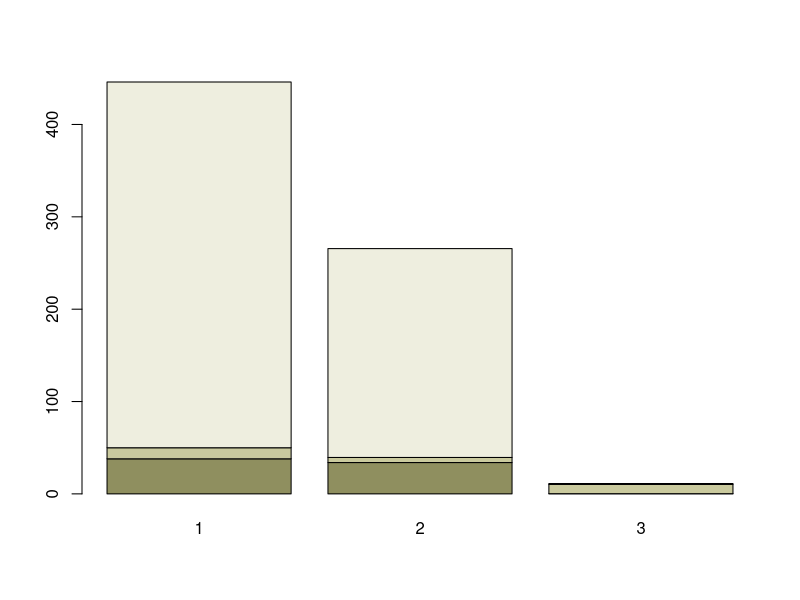
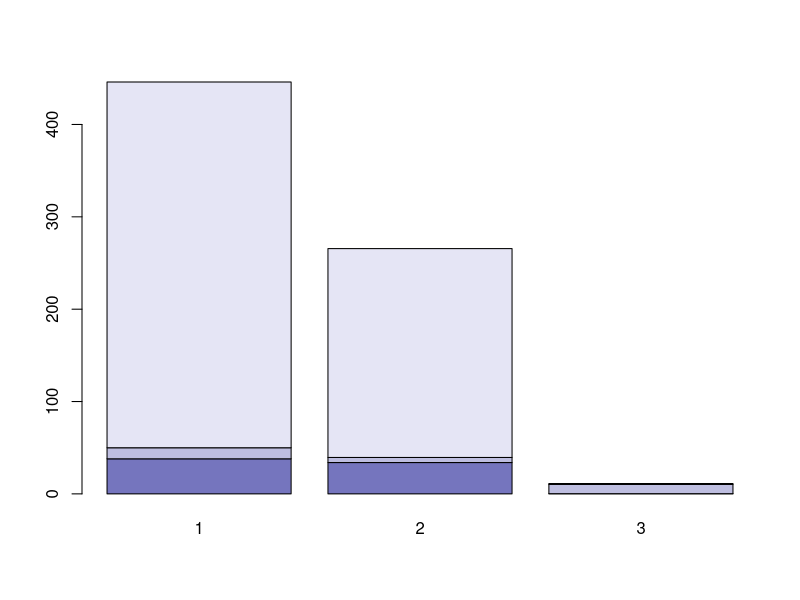
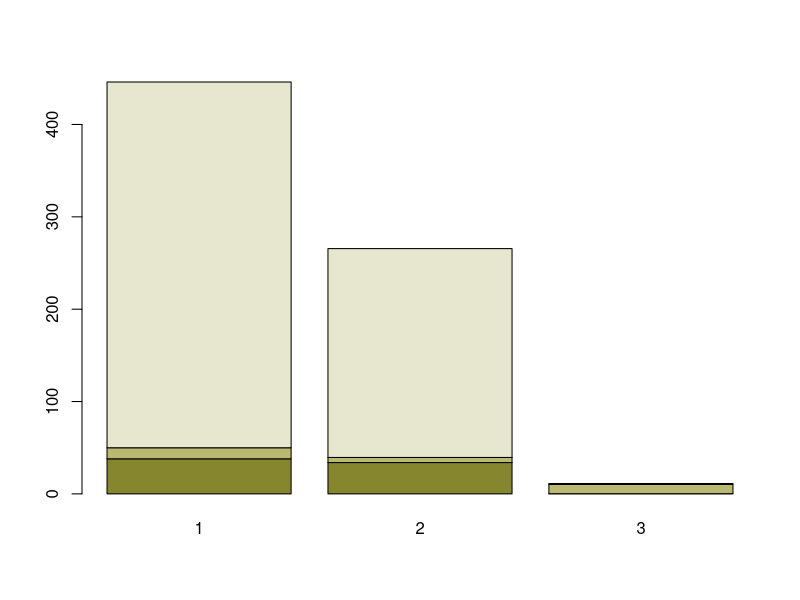
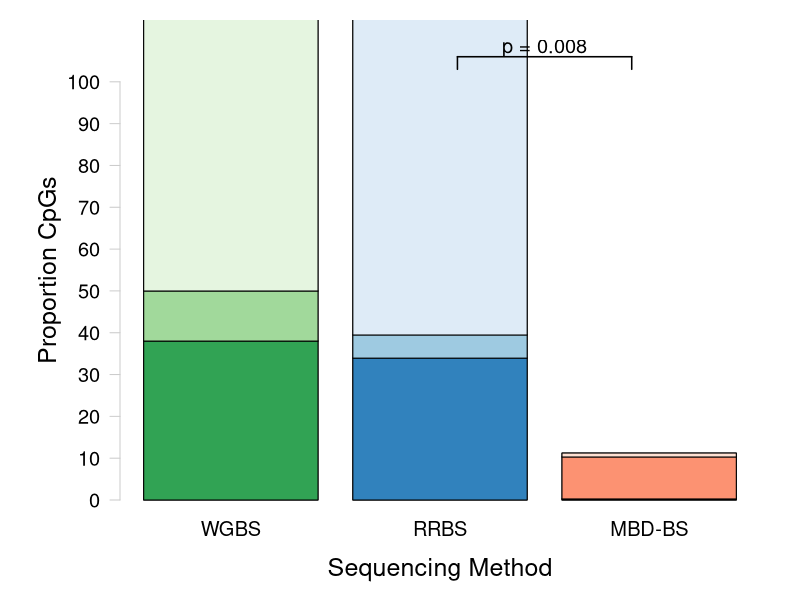

R code for these plots, in order: (Note: this script raises an error after producing the figures.)
## ---- chunk 1
knitr::opts_chunk$set(echo = TRUE)
## ---- chunk 2
#install.packages("RColorBrewer")
require(RColorBrewer) #Load RColorBrewer

#install.packages("dichromat")
require(dichromat)
## ---- chunk 3
sessionInfo()
## ---- chunk 4
McapAll <- read.table("../analyses/Characterizing-CpG-Methylation-5x-Union/Mcap/Mcap_union_5x-averages-counts.txt", header = FALSE, col.names = c("totalLines", "filename")) #Import file using space as a delimiter. Columns are the number of lines and the filename
McapAll <- McapAll[-4,] #Remove last row (total lines for all files)
tail(McapAll) #Confirm import
## ---- chunk 5
McapMeth <- read.table("../analyses/Characterizing-CpG-Methylation-5x-Union/Mcap/Mcap_union_5x-Meth-counts.txt", header = FALSE, col.names = c("Meth", "filename")) #Import file using space as a delimiter. Columns are the number of lines and the filename
McapMeth <- McapMeth[-4,] #Remove last row (total lines for all files)
tail(McapMeth) #Confirm import
## ---- chunk 6
McapSparseMeth <- read.table("../analyses/Characterizing-CpG-Methylation-5x-Union/Mcap/Mcap_union_5x-sparseMeth-counts.txt", header = FALSE, col.names = c("sparseMeth", "filename")) #Import file using space as a delimiter. Columns are the number of lines and the filename
McapSparseMeth <- McapSparseMeth[-4,] #Remove last row (total lines for all files)
tail(McapSparseMeth) #Confirm import
## ---- chunk 7
McapUnMeth <- read.table("../analyses/Characterizing-CpG-Methylation-5x-Union/Mcap/Mcap_union_5x-unMeth-counts.txt", header = FALSE, col.names = c("unMeth", "filename")) #Import file using space as a delimiter. Columns are the number of lines and the filename
McapUnMeth <- McapUnMeth[-4,] #Remove last row (total lines for all files)
tail(McapUnMeth) #Confirm import
## ---- chunk 8
McapCpGType <- cbind(McapAll, McapMeth, McapSparseMeth, McapUnMeth) #Mash tables together by column
McapCpGType <- McapCpGType[,-c(2,4,6,8)] #Remove filename columns
tail(McapCpGType) #Confirm table mashing
## ---- chunk 9
McapCpGType$percentMeth <- (McapCpGType$Meth / McapCpGType$totalLines) * 100 #Calculate percent methylated loci
McapCpGType$percentSparseMeth <- (McapCpGType$sparseMeth / McapCpGType$totalLines) * 100 #Calculate percent sparsely methylated loci
McapCpGType$percentUnMeth <- (McapCpGType$unMeth / McapCpGType$totalLines) * 100 #Calculate percent unmethylated loci
McapCpGType <- McapCpGType[,c(1, 2, 5, 3, 6, 4, 7)] #Reorganize columns
tail(McapCpGType) #Confirm calculations
## ---- chunk 10
write.table(McapCpGType, "../analyses/Characterizing-CpG-Methylation-5x-Union/Mcap/Mcap_union-CpG-Type.txt", sep = "\t", quote = FALSE, row.names = TRUE) #Save summary table
## ---- chunk 11
PactAll <- read.table("../analyses/Characterizing-CpG-Methylation-5x-Union/Pact/Pact_union_5x-averages-counts.txt", header = FALSE, col.names = c("totalLines", "filename")) #Import file using space as a delimiter. Columns are the number of lines and the filename
PactAll <- PactAll[-4,] #Remove last row (total lines for all files)
tail(PactAll) #Confirm import
## ---- chunk 12
PactMeth <- read.table("../analyses/Characterizing-CpG-Methylation-5x-Union/Pact/Pact_union_5x-Meth-counts.txt", header = FALSE, col.names = c("Meth", "filename")) #Import file using space as a delimiter. Columns are the number of lines and the filename
PactMeth <- PactMeth[-4,] #Remove last row (total lines for all files)
tail(PactMeth) #Confirm import
## ---- chunk 13
PactSparseMeth <- read.table("../analyses/Characterizing-CpG-Methylation-5x-Union/Pact/Pact_union_5x-sparseMeth-counts.txt", header = FALSE, col.names = c("sparseMeth", "filename")) #Import file using space as a delimiter. Columns are the number of lines and the filename
PactSparseMeth <- PactSparseMeth[-4,] #Remove last row (total lines for all files)
tail(PactSparseMeth) #Confirm import
## ---- chunk 14
PactUnMeth <- read.table("../analyses/Characterizing-CpG-Methylation-5x-Union/Pact/Pact_union_5x-unMeth-counts.txt", header = FALSE, col.names = c("unMeth", "filename")) #Import file using space as a delimiter. Columns are the number of lines and the filename
PactUnMeth <- PactUnMeth[-4,] #Remove last row (total lines for all files)
tail(PactUnMeth) #Confirm import
## ---- chunk 15
PactCpGType <- cbind(PactAll, PactMeth, PactSparseMeth, PactUnMeth) #Mash tables together by column
PactCpGType <- PactCpGType[,-c(2,4,6,8)] #Remove filename columns
tail(PactCpGType) #Confirm table mashing
## ---- chunk 16
PactCpGType$percentMeth <- (PactCpGType$Meth / PactCpGType$totalLines) * 100 #Calculate percent methylated loci
PactCpGType$percentSparseMeth <- (PactCpGType$sparseMeth / PactCpGType$totalLines) * 100 #Calculate percent sparsely methylated loci
PactCpGType$percentUnMeth <- (PactCpGType$unMeth / PactCpGType$totalLines) * 100 #Calculate percent unmethylated loci
PactCpGType <- PactCpGType[,c(1, 2, 5, 3, 6, 4, 7)] #Reorganize columns
tail(PactCpGType) #Confirm calculations
## ---- chunk 17
write.table(PactCpGType, "../analyses/Characterizing-CpG-Methylation-5x-Union/Pact/Pact_union_5x-CpG-Type.txt", sep = "\t", quote = FALSE, row.names = TRUE) #Save summary table
## ---- chunk 18
McapGeneOverlaps <- read.table("../analyses/Characterizing-CpG-Methylation-5x/Mcap/Mcap-5x-mcGenes-counts.txt", header = FALSE, col.names = c("counts", "filename")) #Import file with all file-gene overlaps
McapGeneOverlaps <- McapGeneOverlaps[-37,] #Remove final row
tail(McapGeneOverlaps) #Confirm import
## ---- chunk 19
McapGeneSummary <- data.frame("totalLines" = rep(0, times = 9),
                              "Meth" = rep(0, times = 9),
                              "sparseMeth" = rep(0, times = 9),
                              "unMeth" = rep(0, times = 9)) #Create empty dataframe for final summary table
head(McapGeneSummary) #Confirm dataframe creation
## ---- chunk 20
nLines <- length(McapGeneSummary$totalLines) #Count number of lines
for(i in 1:nLines) {
  McapGeneSummary[i,1] <- McapGeneOverlaps[i+(3*i),1]
} #For every file with the total number of CpG with data (i + (3*i)), take the value in the first column (total lines) and save it in the first column
head(McapGeneSummary) #Confirm values were added
## ---- chunk 21
for(i in 1:nLines) {
  McapGeneSummary[i,2] <- McapGeneOverlaps[(i+(3*i)-3),1]
} #For every file with the total number of CpG with data ((i + (3*i))-3), take the value in the first column (total lines) and save it in the second column
head(McapGeneSummary) #Confirm values were added
## ---- chunk 22
for(i in 1:nLines) {
  McapGeneSummary[i,3] <- McapGeneOverlaps[(i+(3*i)-2),1]
} #For every file with the total number of CpG with data ((i + (3*i))-2), take the value in the first column (total lines) and save it in the third column
head(McapGeneSummary) #Confirm values were added
## ---- chunk 23
for(i in 1:nLines) {
  McapGeneSummary[i,4] <- McapGeneOverlaps[(i+(3*i)-1),1]
} #For every file with the total number of CpG with data ((i + (3*i))-1), take the value in the first column (total lines) and save it in the fourth column
head(McapGeneSummary) #Confirm values were added
## ---- chunk 24
McapGeneSummary$percentMeth <- (McapGeneSummary$Meth / McapGeneSummary$totalLines) * 100 #Calculate percent methylated
McapGeneSummary$percentSparseMeth <- (McapGeneSummary$sparseMeth / McapGeneSummary$totalLines) * 100 #Calculate percent sparsely methylated
McapGeneSummary$percentUnMeth <- (McapGeneSummary$unMeth / McapGeneSummary$totalLines) * 100 #Calculate percent unmethylated
McapGeneSummary <- McapGeneSummary[,c(1,2,5,3,6,4,7)] #Rearrange columns
tail(McapGeneSummary) #Confirm calculations
## ---- chunk 25
write.table(McapGeneSummary, "../analyses/Characterizing-CpG-Methylation-5x/Mcap/Mcap-Gene-Overlaps.txt", sep = "\t", quote = FALSE, row.names = TRUE) #Save summary table
## ---- chunk 26
McapCDSOverlaps <- read.table("../analyses/Characterizing-CpG-Methylation-5x/Mcap/Mcap-5x-mcCDS-counts.txt", header = FALSE, col.names = c("counts", "filename")) #Import file with all file-CDS overlaps
McapCDSOverlaps <- McapCDSOverlaps[-37,] #Remove final row
tail(McapCDSOverlaps) #Confirm import
## ---- chunk 27
McapCDSSummary <- data.frame("totalLines" = rep(0, times = 9),
                              "Meth" = rep(0, times = 9),
                              "sparseMeth" = rep(0, times = 9),
                              "unMeth" = rep(0, times = 9)) #Create empty dataframe for final summary table
head(McapCDSSummary) #Confirm dataframe creation
## ---- chunk 28
nLines <- length(McapCDSSummary$totalLines) #Count number of lines
for(i in 1:nLines) {
  McapCDSSummary[i,1] <- McapCDSOverlaps[i+(3*i),1]
} #For every file with the total number of CpG with data (i + (3*i)), take the value in the first column (total lines) and save it in the first column
head(McapCDSSummary) #Confirm values were added
## ---- chunk 29
for(i in 1:nLines) {
  McapCDSSummary[i,2] <- McapCDSOverlaps[(i+(3*i)-3),1]
} #For every file with the total number of CpG with data ((i + (3*i))-3), take the value in the first column (total lines) and save it in the second column
head(McapCDSSummary) #Confirm values were added
## ---- chunk 30
for(i in 1:nLines) {
  McapCDSSummary[i,3] <- McapCDSOverlaps[(i+(3*i)-2),1]
} #For every file with the total number of CpG with data ((i + (3*i))-2), take the value in the first column (total lines) and save it in the third column
head(McapCDSSummary) #Confirm values were added
## ---- chunk 31
for(i in 1:nLines) {
  McapCDSSummary[i,4] <- McapCDSOverlaps[(i+(3*i)-1),1]
} #For every file with the total number of CpG with data ((i + (3*i))-1), take the value in the first column (total lines) and save it in the fourth column
head(McapCDSSummary) #Confirm values were added
## ---- chunk 32
McapCDSSummary$percentMeth <- (McapCDSSummary$Meth / McapCDSSummary$totalLines) * 100 #Calculate percent methylated
McapCDSSummary$percentSparseMeth <- (McapCDSSummary$sparseMeth / McapCDSSummary$totalLines) * 100 #Calculate percent sparsely methylated
McapCDSSummary$percentUnMeth <- (McapCDSSummary$unMeth / McapCDSSummary$totalLines) * 100 #Calculate percent unmethylated
McapCDSSummary <- McapCDSSummary[,c(1,2,5,3,6,4,7)] #Rearrange columns
tail(McapCDSSummary) #Confirm calculations
## ---- chunk 33
write.table(McapCDSSummary, "../analyses/Characterizing-CpG-Methylation-5x/Mcap/Mcap-CDS-Overlaps.txt", sep = "\t", quote = FALSE, row.names = TRUE) #Save summary table
## ---- chunk 34
McapIntronsOverlaps <- read.table("../analyses/Characterizing-CpG-Methylation-5x/Mcap/Mcap-5x-mcIntrons-counts.txt", header = FALSE, col.names = c("counts", "filename")) #Import file with all file-Introns overlaps
McapIntronsOverlaps <- McapIntronsOverlaps[-37,] #Remove final row
tail(McapIntronsOverlaps) #Confirm import
## ---- chunk 35
McapIntronsSummary <- data.frame("totalLines" = rep(0, times = 9),
                              "Meth" = rep(0, times = 9),
                              "sparseMeth" = rep(0, times = 9),
                              "unMeth" = rep(0, times = 9)) #Create empty dataframe for final summary table
head(McapIntronsSummary) #Confirm dataframe creation
## ---- chunk 36
nLines <- length(McapIntronsSummary$totalLines) #Count number of lines
for(i in 1:nLines) {
  McapIntronsSummary[i,1] <- McapIntronsOverlaps[i+(3*i),1]
} #For every file with the total number of CpG with data (i + (3*i)), take the value in the first column (total lines) and save it in the first column
head(McapIntronsSummary) #Confirm values were added
## ---- chunk 37
for(i in 1:nLines) {
  McapIntronsSummary[i,2] <- McapIntronsOverlaps[(i+(3*i)-3),1]
} #For every file with the total number of CpG with data ((i + (3*i))-3), take the value in the first column (total lines) and save it in the second column
head(McapIntronsSummary) #Confirm values were added
## ---- chunk 38
for(i in 1:nLines) {
  McapIntronsSummary[i,3] <- McapIntronsOverlaps[(i+(3*i)-2),1]
} #For every file with the total number of CpG with data ((i + (3*i))-2), take the value in the first column (total lines) and save it in the third column
head(McapIntronsSummary) #Confirm values were added
## ---- chunk 39
for(i in 1:nLines) {
  McapIntronsSummary[i,4] <- McapIntronsOverlaps[(i+(3*i)-1),1]
} #For every file with the total number of CpG with data ((i + (3*i))-1), take the value in the first column (total lines) and save it in the fourth column
head(McapIntronsSummary) #Confirm values were added
## ---- chunk 40
McapIntronsSummary$percentMeth <- (McapIntronsSummary$Meth / McapIntronsSummary$totalLines) * 100 #Calculate percent methylated
McapIntronsSummary$percentSparseMeth <- (McapIntronsSummary$sparseMeth / McapIntronsSummary$totalLines) * 100 #Calculate percent sparsely methylated
McapIntronsSummary$percentUnMeth <- (McapIntronsSummary$unMeth / McapIntronsSummary$totalLines) * 100 #Calculate percent unmethylated
McapIntronsSummary <- McapIntronsSummary[,c(1,2,5,3,6,4,7)] #Rearrange columns
tail(McapIntronsSummary) #Confirm calculations
## ---- chunk 41
write.table(McapIntronsSummary, "../analyses/Characterizing-CpG-Methylation-5x/Mcap/Mcap-Introns-Overlaps.txt", sep = "\t", quote = FALSE, row.names = TRUE) #Save summary table
## ---- chunk 42
McapIntergenicOverlaps <- read.table("../analyses/Characterizing-CpG-Methylation-5x/Mcap/Mcap-5x-mcIntergenic-counts.txt", header = FALSE, col.names = c("counts", "filename")) #Import file with all file-Intergenic overlaps
McapIntergenicOverlaps <- McapIntergenicOverlaps[-37,] #Remove final row
tail(McapIntergenicOverlaps) #Confirm import
## ---- chunk 43
McapIntergenicSummary <- data.frame("totalLines" = rep(0, times = 9),
                              "Meth" = rep(0, times = 9),
                              "sparseMeth" = rep(0, times = 9),
                              "unMeth" = rep(0, times = 9)) #Create empty dataframe for final summary table
head(McapIntergenicSummary) #Confirm dataframe creation
## ---- chunk 44
nLines <- length(McapIntergenicSummary$totalLines) #Count number of lines
for(i in 1:nLines) {
  McapIntergenicSummary[i,1] <- McapIntergenicOverlaps[i+(3*i),1]
} #For every file with the total number of CpG with data (i + (3*i)), take the value in the first column (total lines) and save it in the first column
head(McapIntergenicSummary) #Confirm values were added
## ---- chunk 45
for(i in 1:nLines) {
  McapIntergenicSummary[i,2] <- McapIntergenicOverlaps[(i+(3*i)-3),1]
} #For every file with the total number of CpG with data ((i + (3*i))-3), take the value in the first column (total lines) and save it in the second column
head(McapIntergenicSummary) #Confirm values were added
## ---- chunk 46
for(i in 1:nLines) {
  McapIntergenicSummary[i,3] <- McapIntergenicOverlaps[(i+(3*i)-2),1]
} #For every file with the total number of CpG with data ((i + (3*i))-2), take the value in the first column (total lines) and save it in the third column
head(McapIntergenicSummary) #Confirm values were added
## ---- chunk 47
for(i in 1:nLines) {
  McapIntergenicSummary[i,4] <- McapIntergenicOverlaps[(i+(3*i)-1),1]
} #For every file with the total number of CpG with data ((i + (3*i))-1), take the value in the first column (total lines) and save it in the fourth column
head(McapIntergenicSummary) #Confirm values were added
## ---- chunk 48
McapIntergenicSummary$percentMeth <- (McapIntergenicSummary$Meth / McapIntergenicSummary$totalLines) * 100 #Calculate percent methylated
McapIntergenicSummary$percentSparseMeth <- (McapIntergenicSummary$sparseMeth / McapIntergenicSummary$totalLines) * 100 #Calculate percent sparsely methylated
McapIntergenicSummary$percentUnMeth <- (McapIntergenicSummary$unMeth / McapIntergenicSummary$totalLines) * 100 #Calculate percent unmethylated
McapIntergenicSummary <- McapIntergenicSummary[,c(1,2,5,3,6,4,7)] #Rearrange columns
tail(McapIntergenicSummary) #Confirm calculations
## ---- chunk 49
write.table(McapIntergenicSummary, "../analyses/Characterizing-CpG-Methylation-5x/Mcap/Mcap-Intergenic-Overlaps.txt", sep = "\t", quote = FALSE, row.names = TRUE) #Save summary table
## ---- chunk 50
PactGeneOverlaps <- read.table("../analyses/Characterizing-CpG-Methylation-5x/Pact/Pact-5x-paGenes-counts.txt", header = FALSE, col.names = c("counts", "filename")) #Import file with all file-gene overlaps
PactGeneOverlaps <- PactGeneOverlaps[-37,] #Remove final row
tail(PactGeneOverlaps) #Confirm import
## ---- chunk 51
PactGeneSummary <- data.frame("totalLines" = rep(0, times = 9),
                              "Meth" = rep(0, times = 9),
                              "sparseMeth" = rep(0, times = 9),
                              "unMeth" = rep(0, times = 9)) #Create empty dataframe for final summary table
head(PactGeneSummary) #Confirm dataframe creation
## ---- chunk 52
nLines <- length(PactGeneSummary$totalLines) #Count number of lines
for(i in 1:nLines) {
  PactGeneSummary[i,1] <- PactGeneOverlaps[i+(3*i),1]
} #For every file with the total number of CpG with data (i + (3*i)), take the value in the first column (total lines) and save it in the first column
head(PactGeneSummary) #Confirm values were added
## ---- chunk 53
for(i in 1:nLines) {
  PactGeneSummary[i,2] <- PactGeneOverlaps[(i+(3*i)-3),1]
} #For every file with the total number of CpG with data ((i + (3*i))-3), take the value in the first column (total lines) and save it in the second column
head(PactGeneSummary) #Confirm values were added
## ---- chunk 54
for(i in 1:nLines) {
  PactGeneSummary[i,3] <- PactGeneOverlaps[(i+(3*i)-2),1]
} #For every file with the total number of CpG with data ((i + (3*i))-2), take the value in the first column (total lines) and save it in the third column
head(PactGeneSummary) #Confirm values were added
## ---- chunk 55
for(i in 1:nLines) {
  PactGeneSummary[i,4] <- PactGeneOverlaps[(i+(3*i)-1),1]
} #For every file with the total number of CpG with data ((i + (3*i))-1), take the value in the first column (total lines) and save it in the fourth column
head(PactGeneSummary) #Confirm values were added
## ---- chunk 56
PactGeneSummary$percentMeth <- (PactGeneSummary$Meth / PactGeneSummary$totalLines) * 100 #Calculate percent methylated
PactGeneSummary$percentSparseMeth <- (PactGeneSummary$sparseMeth / PactGeneSummary$totalLines) * 100 #Calculate percent sparsely methylated
PactGeneSummary$percentUnMeth <- (PactGeneSummary$unMeth / PactGeneSummary$totalLines) * 100 #Calculate percent unmethylated
PactGeneSummary <- PactGeneSummary[,c(1,2,5,3,6,4,7)] #Rearrange columns
tail(PactGeneSummary) #Confirm calculations
## ---- chunk 57
write.table(PactGeneSummary, "../analyses/Characterizing-CpG-Methylation-5x/Pact/Pact-Gene-Overlaps.txt", sep = "\t", quote = FALSE, row.names = TRUE) #Save summary table
## ---- chunk 58
PactCDSOverlaps <- read.table("../analyses/Characterizing-CpG-Methylation-5x/Pact/Pact-5x-paCDS-counts.txt", header = FALSE, col.names = c("counts", "filename")) #Import file with all file-CDS overlaps
PactCDSOverlaps <- PactCDSOverlaps[-37,] #Remove final row
tail(PactCDSOverlaps) #Confirm import
## ---- chunk 59
PactCDSSummary <- data.frame("totalLines" = rep(0, times = 9),
                              "Meth" = rep(0, times = 9),
                              "sparseMeth" = rep(0, times = 9),
                              "unMeth" = rep(0, times = 9)) #Create empty dataframe for final summary table
head(PactCDSSummary) #Confirm dataframe creation
## ---- chunk 60
nLines <- length(PactCDSSummary$totalLines) #Count number of lines
for(i in 1:nLines) {
  PactCDSSummary[i,1] <- PactCDSOverlaps[i+(3*i),1]
} #For every file with the total number of CpG with data (i + (3*i)), take the value in the first column (total lines) and save it in the first column
head(PactCDSSummary) #Confirm values were added
## ---- chunk 61
for(i in 1:nLines) {
  PactCDSSummary[i,2] <- PactCDSOverlaps[(i+(3*i)-3),1]
} #For every file with the total number of CpG with data ((i + (3*i))-3), take the value in the first column (total lines) and save it in the second column
head(PactCDSSummary) #Confirm values were added
## ---- chunk 62
for(i in 1:nLines) {
  PactCDSSummary[i,3] <- PactCDSOverlaps[(i+(3*i)-2),1]
} #For every file with the total number of CpG with data ((i + (3*i))-2), take the value in the first column (total lines) and save it in the third column
head(PactCDSSummary) #Confirm values were added
## ---- chunk 63
for(i in 1:nLines) {
  PactCDSSummary[i,4] <- PactCDSOverlaps[(i+(3*i)-1),1]
} #For every file with the total number of CpG with data ((i + (3*i))-1), take the value in the first column (total lines) and save it in the fourth column
head(PactCDSSummary) #Confirm values were added
## ---- chunk 64
PactCDSSummary$percentMeth <- (PactCDSSummary$Meth / PactCDSSummary$totalLines) * 100 #Calculate percent methylated
PactCDSSummary$percentSparseMeth <- (PactCDSSummary$sparseMeth / PactCDSSummary$totalLines) * 100 #Calculate percent sparsely methylated
PactCDSSummary$percentUnMeth <- (PactCDSSummary$unMeth / PactCDSSummary$totalLines) * 100 #Calculate percent unmethylated
PactCDSSummary <- PactCDSSummary[,c(1,2,5,3,6,4,7)] #Rearrange columns
tail(PactCDSSummary) #Confirm calculations
## ---- chunk 65
write.table(PactCDSSummary, "../analyses/Characterizing-CpG-Methylation-5x/Pact/Pact-CDS-Overlaps.txt", sep = "\t", quote = FALSE, row.names = TRUE) #Save summary table
## ---- chunk 66
PactIntronsOverlaps <- read.table("../analyses/Characterizing-CpG-Methylation-5x/Pact/Pact-5x-paIntron-counts.txt", header = FALSE, col.names = c("counts", "filename")) #Import file with all file-Introns overlaps
PactIntronsOverlaps <- PactIntronsOverlaps[-37,] #Remove final row
tail(PactIntronsOverlaps) #Confirm import
## ---- chunk 67
PactIntronsSummary <- data.frame("totalLines" = rep(0, times = 9),
                              "Meth" = rep(0, times = 9),
                              "sparseMeth" = rep(0, times = 9),
                              "unMeth" = rep(0, times = 9)) #Create empty dataframe for final summary table
head(PactIntronsSummary) #Confirm dataframe creation
## ---- chunk 68
nLines <- length(PactIntronsSummary$totalLines) #Count number of lines
for(i in 1:nLines) {
  PactIntronsSummary[i,1] <- PactIntronsOverlaps[i+(3*i),1]
} #For every file with the total number of CpG with data (i + (3*i)), take the value in the first column (total lines) and save it in the first column
head(PactIntronsSummary) #Confirm values were added
## ---- chunk 69
for(i in 1:nLines) {
  PactIntronsSummary[i,2] <- PactIntronsOverlaps[(i+(3*i)-3),1]
} #For every file with the total number of CpG with data ((i + (3*i))-3), take the value in the first column (total lines) and save it in the second column
head(PactIntronsSummary) #Confirm values were added
## ---- chunk 70
for(i in 1:nLines) {
  PactIntronsSummary[i,3] <- PactIntronsOverlaps[(i+(3*i)-2),1]
} #For every file with the total number of CpG with data ((i + (3*i))-2), take the value in the first column (total lines) and save it in the third column
head(PactIntronsSummary) #Confirm values were added
## ---- chunk 71
for(i in 1:nLines) {
  PactIntronsSummary[i,4] <- PactIntronsOverlaps[(i+(3*i)-1),1]
} #For every file with the total number of CpG with data ((i + (3*i))-1), take the value in the first column (total lines) and save it in the fourth column
head(PactIntronsSummary) #Confirm values were added
## ---- chunk 72
PactIntronsSummary$percentMeth <- (PactIntronsSummary$Meth / PactIntronsSummary$totalLines) * 100 #Calculate percent methylated
PactIntronsSummary$percentSparseMeth <- (PactIntronsSummary$sparseMeth / PactIntronsSummary$totalLines) * 100 #Calculate percent sparsely methylated
PactIntronsSummary$percentUnMeth <- (PactIntronsSummary$unMeth / PactIntronsSummary$totalLines) * 100 #Calculate percent unmethylated
PactIntronsSummary <- PactIntronsSummary[,c(1,2,5,3,6,4,7)] #Rearrange columns
tail(PactIntronsSummary) #Confirm calculations
## ---- chunk 73
write.table(PactIntronsSummary, "../analyses/Characterizing-CpG-Methylation-5x/Pact/Pact-Introns-Overlaps.txt", sep = "\t", quote = FALSE, row.names = TRUE) #Save summary table
## ---- chunk 74
PactIntergenicOverlaps <- read.table("../analyses/Characterizing-CpG-Methylation-5x/Pact/Pact-5x-paIntergenic-counts.txt", header = FALSE, col.names = c("counts", "filename")) #Import file with all file-Intergenic overlaps
PactIntergenicOverlaps <- PactIntergenicOverlaps[-37,] #Remove final row
tail(PactIntergenicOverlaps) #Confirm import
## ---- chunk 75
PactIntergenicSummary <- data.frame("totalLines" = rep(0, times = 9),
                              "Meth" = rep(0, times = 9),
                              "sparseMeth" = rep(0, times = 9),
                              "unMeth" = rep(0, times = 9)) #Create empty dataframe for final summary table
head(PactIntergenicSummary) #Confirm dataframe creation
## ---- chunk 76
nLines <- length(PactIntergenicSummary$totalLines) #Count number of lines
for(i in 1:nLines) {
  PactIntergenicSummary[i,1] <- PactIntergenicOverlaps[i+(3*i),1]
} #For every file with the total number of CpG with data (i + (3*i)), take the value in the first column (total lines) and save it in the first column
head(PactIntergenicSummary) #Confirm values were added
## ---- chunk 77
for(i in 1:nLines) {
  PactIntergenicSummary[i,2] <- PactIntergenicOverlaps[(i+(3*i)-3),1]
} #For every file with the total number of CpG with data ((i + (3*i))-3), take the value in the first column (total lines) and save it in the second column
head(PactIntergenicSummary) #Confirm values were added
## ---- chunk 78
for(i in 1:nLines) {
  PactIntergenicSummary[i,3] <- PactIntergenicOverlaps[(i+(3*i)-2),1]
} #For every file with the total number of CpG with data ((i + (3*i))-2), take the value in the first column (total lines) and save it in the third column
head(PactIntergenicSummary) #Confirm values were added
## ---- chunk 79
for(i in 1:nLines) {
  PactIntergenicSummary[i,4] <- PactIntergenicOverlaps[(i+(3*i)-1),1]
} #For every file with the total number of CpG with data ((i + (3*i))-1), take the value in the first column (total lines) and save it in the fourth column
head(PactIntergenicSummary) #Confirm values were added
## ---- chunk 80
PactIntergenicSummary$percentMeth <- (PactIntergenicSummary$Meth / PactIntergenicSummary$totalLines) * 100 #Calculate percent methylated
PactIntergenicSummary$percentSparseMeth <- (PactIntergenicSummary$sparseMeth / PactIntergenicSummary$totalLines) * 100 #Calculate percent sparsely methylated
PactIntergenicSummary$percentUnMeth <- (PactIntergenicSummary$unMeth / PactIntergenicSummary$totalLines) * 100 #Calculate percent unmethylated
PactIntergenicSummary <- PactIntergenicSummary[,c(1,2,5,3,6,4,7)] #Rearrange columns
tail(PactIntergenicSummary) #Confirm calculations
## ---- chunk 81
write.table(PactIntergenicSummary, "../analyses/Characterizing-CpG-Methylation-5x/Pact/Pact-Intergenic-Overlaps.txt", sep = "\t", quote = FALSE, row.names = TRUE) #Save summary table
## ---- chunk 82
McapCpGTypePercents <- McapCpGType[,c(3,5,7)] #Keep only percent information
head(McapCpGTypePercents) #Confirm changes
## ---- chunk 83
McapCpGTypeWGRR <- chisq.test(data.frame(t(McapCpGTypePercents[c(1, 2),]))) #WGBS vs. RRBS
McapCpGTypeWGRR #The distribution of CpGs is not sginificantly different between WGBS and RRBS
## ---- chunk 84
McapCpGTypeWGMB <- chisq.test(data.frame(t(McapCpGTypePercents[c(1, 3),]))) #WGBS vs. MBD-BSSeq
McapCpGTypeWGMB #The distribution of CpGs is sginificantly different between WGBS and MBD-BSSeq
## ---- chunk 85
McapCpGTypeRRMB <- chisq.test(data.frame(t(McapCpGTypePercents[c(2, 3),]))) #RRBS vs. MBD-BSSeq
McapCpGTypeRRMB #The distribution of CpGs is not significantly different between RRBS vs. MBD-BSSeq
## ---- chunk 86
plotColors <- c(rev(RColorBrewer::brewer.pal(3, "Greens")), 
                rev(RColorBrewer::brewer.pal(3, "Blues")), 
                rev(RColorBrewer::brewer.pal(3, "Reds"))) #Create vector of WGBS, RRBS, and MBD colors
barplot(t(McapCpGTypePercents), col = dichromat(c(rev(RColorBrewer::brewer.pal(3, "Greens"))))) #Check greens
barplot(t(McapCpGTypePercents), col = dichromat(c(rev(RColorBrewer::brewer.pal(3, "Blues"))))) #Check blues
barplot(t(McapCpGTypePercents), col = dichromat(c(rev(RColorBrewer::brewer.pal(3, "Reds"))))) #Check reds
## ---- chunk 87
#pdf("../Output/Mcap_union-CpG-Type.pdf", height = 8.5, width = 11)
par(mar = c(3,5,1,1), oma = c(2, 1, 1, 1)) #Change figure boundaries

barplot(t(McapCpGTypePercents), 
        col= "white", 
        axes = FALSE, 
        names.arg = c("WGBS", "RRBS", "MBD-BS"), cex.names = 1.2,
        ylim = c(0, 110)) #Create base plot. Everything should be white. Do not plot axes. Include sequencing type as labels and set size. Set y-axis specs. 

for (i in 1:ncol(t(McapCpGTypePercents))){
    xx <- t(McapCpGTypePercents)
    xx[,-i] <- NA
    colnames(xx)[-i] <- NA
    barplot(xx, col = c(plotColors[(3*i)-2], plotColors[(3*i)-1], plotColors[(3*i)]), add = TRUE, axes = FALSE, names.arg = c("", "", "")) 
} #Make each bar in the stacked barplot a different color gradient. Create a new dataframe with data for the plot and ignore all additional columns and column names. Plot the single bar with the correct color from plotColors. Do not add axes and add blank names for each column.

axis(side = 2, at = seq(0, 100, by = 10), las = 2, col = "grey80", cex.axis = 1.2) #Add y-axis
mtext(side = 2, "Proportion CpGs", line = 3, cex = 1.5) #Add y-axis label
mtext(side = 1, "Sequencing Method", line = 3, cex = 1.5) #Add x-axis label

segments(x0 = 2, y0 = 106, x1 = 3, y1 = 106, lwd = 1.5) #Add line connecting RRBS and MBD-BSSeq
segments(x0 = 2, y0 = 106, x1 = 2, y1 = 103, lwd = 1.5) #Add left segment from connecting line to RRBS
segments(x0 = 3, y0 = 106, x1 = 3, y1 = 103, lwd = 1.5) #Add right segment from connecting line to MBD
text("p = 0.008", x = 2.5, y = 108, cex = 1.2) #Add p-value

#dev.off() #Turn off plotting device
## ---- chunk 88
PactCpGTypeCounts <- data.frame("totalLines" = rep(0, times = 3),
                                "Meth" = rep(0, times = 3),
                                "sparseMeth" = rep(0, times = 3),
                                "unMeth" = rep(0, times = 3)) #Create an empty dataframe for summed counts
head(PactCpGTypeCounts) #Check dataframe format
## ---- chunk 89
#Total lines concatenation
PactCpGTypeCounts$totalLines[1] <- sum(PactCpGType$totalLines[1], PactCpGType$totalLines[2],  PactCpGType$totalLines[3]) #WGBS
PactCpGTypeCounts$totalLines[2] <- sum(PactCpGType$totalLines[4], PactCpGType$totalLines[5],  PactCpGType$totalLines[6]) #RRBS
PactCpGTypeCounts$totalLines[3] <- sum(PactCpGType$totalLines[7], PactCpGType$totalLines[8],  PactCpGType$totalLines[9]) #MBD-BSSeq
head(PactCpGTypeCounts) #Check output
## ---- chunk 90
#Meth concatenation
PactCpGTypeCounts$Meth[1] <- sum(PactCpGType$Meth[1], PactCpGType$Meth[2],  PactCpGType$Meth[3]) #WGBS
PactCpGTypeCounts$Meth[2] <- sum(PactCpGType$Meth[4], PactCpGType$Meth[5],  PactCpGType$Meth[6]) #RRBS
PactCpGTypeCounts$Meth[3] <- sum(PactCpGType$Meth[7], PactCpGType$Meth[8],  PactCpGType$Meth[9]) #MBD-BSSeq
head(PactCpGTypeCounts) #Check output
## ---- chunk 91
#sparseMeth concatenation
PactCpGTypeCounts$sparseMeth[1] <- sum(PactCpGType$sparseMeth[1], PactCpGType$sparseMeth[2],  PactCpGType$sparseMeth[3]) #WGBS
PactCpGTypeCounts$sparseMeth[2] <- sum(PactCpGType$sparseMeth[4], PactCpGType$sparseMeth[5],  PactCpGType$sparseMeth[6]) #RRBS
PactCpGTypeCounts$sparseMeth[3] <- sum(PactCpGType$sparseMeth[7], PactCpGType$sparseMeth[8],  PactCpGType$sparseMeth[9]) #MBD-BSSeq
head(PactCpGTypeCounts) #Check output
## ---- chunk 92
#unMeth concatenation
PactCpGTypeCounts$unMeth[1] <- sum(PactCpGType$unMeth[1], PactCpGType$unMeth[2],  PactCpGType$unMeth[3]) #WGBS
PactCpGTypeCounts$unMeth[2] <- sum(PactCpGType$unMeth[4], PactCpGType$unMeth[5],  PactCpGType$unMeth[6]) #RRBS
PactCpGTypeCounts$unMeth[3] <- sum(PactCpGType$unMeth[7], PactCpGType$unMeth[8],  PactCpGType$unMeth[9]) #MBD-BSSeq
head(PactCpGTypeCounts) #Check output
## ---- chunk 93
PactCpGTypeTotalPercents <- data.frame("Meth" = rep(0, times = 3),
                                       "sparseMeth" = rep(0, times = 3),
                                       "unMeth" = rep(0, times = 3)) #Create an empty dataframe for total percents
head(PactCpGTypeTotalPercents) #Check dataframe
## ---- chunk 94
for (i in 1:3) {
  PactCpGTypeTotalPercents[,i] <- (PactCpGTypeCounts[,i+1] / PactCpGTypeCounts[,1])  *100
} #Divide CpG type by total lines and multiply by 100 to get percents
head(PactCpGTypeTotalPercents) #Check output
## ---- chunk 95
PactCpGTypeWGRR <- chisq.test(data.frame(t(PactCpGTypeTotalPercents[c(1, 2),]))) #WGBS vs. RRBS
PactCpGTypeWGRR #The distribution of CpGs is not sginificantly different between WGBS and RRBS
## ---- chunk 96
PactCpGTypeWGMB <- chisq.test(data.frame(t(PactCpGTypeTotalPercents[c(1, 3),]))) #WGBS vs. MBD-BSSeq
PactCpGTypeWGMB #The distribution of CpGs is sginificantly different between WGBS and MBD-BSSeq
## ---- chunk 97
PactCpGTypeRRMB <- chisq.test(data.frame(t(PactCpGTypeTotalPercents[c(2, 3),]))) #RRBS vs. MBD-BSSeq
PactCpGTypeRRMB #The distribution of CpGs is sginificantly different between RRBS vs. MBD-BSSeq
## ---- chunk 98
#pdf("../analyses/Characterizing-CpG-Methylation-5x/Pact/Pact-CpG-Type-Combined.pdf", height = 8.5, width = 11)
par(mar = c(3,5,0,1), oma = c(2, 1, 1, 1)) #Change figure boundaries

barplot(t(PactCpGTypeTotalPercents), 
        col= "white", 
        axes = F, 
        names.arg = c("WGBS", "RRBS", "MBD-BSSeq"), cex.names = 1.2,
        ylim = c(0, 115)) #Create base plot. Everything should be white. Do not plot axes. Include sequencing type as labels and set size. Set y-axis specs. 

xx <- t(PactCpGTypeTotalPercents) #New matrix for piecewise color addtions
xx[,-1] <- NA #Ignore all other columns
colnames(xx)[-1] <- NA #Ignore all other column names
barplot(xx, col = c(plotColors[1], plotColors[2], plotColors[3]), add=T, axes=F) #Add WGBS greens

xx <- t(PactCpGTypeTotalPercents) #New matrix for piecewise color addtions
xx[,-2] <- NA #Ignore all other columns
colnames(xx)[-2] <- NA #Ignore all other column names
barplot(xx, col = c(plotColors[4], plotColors[5], plotColors[6]), add=T, axes=F) #Add RRBS blues

xx <- t(PactCpGTypeTotalPercents) #New matrix for piecewise color addtions
xx[,-3] <- NA #Ignore all other columns
colnames(xx)[-3] <- NA #Ignore all other column names
barplot(xx, col = c(plotColors[7], plotColors[8], plotColors[9]), add=T, axes=F) #Add MBD-BSSeq reds

axis(side = 2, at = seq(0, 100, by = 10), las = 2, col = "grey80", cex.axis = 1.2) #Add y-axis
mtext(side = 2, "Proportion CpGs", line = 3, cex = 1.5) #Add y-axis label
mtext(side = 1, "Sequencing Method", line = 3, cex = 1.5) #Add x-axis label

segments(x0 = 2, y0 = 106, x1 = 3, y1 = 106, lwd = 1.5) #Add line connecting RRBS and MBD-BSSeq
segments(x0 = 2, y0 = 106, x1 = 2, y1 = 103, lwd = 1.5) #Add left segment from connecting line to RRBS
segments(x0 = 3, y0 = 106, x1 = 3, y1 = 103, lwd = 1.5) #Add right segment from connecting line to MBD-BSSeq
text("p = 0.003", x = 2.5, y = 108, cex = 1.2) #Add p-value

segments(x0 = 1, y0 = 111, x1 = 3, y1 = 111, lwd = 1.5) #Add line connecting WGBS and MBD-BSSeq
segments(x0 = 1, y0 = 111, x1 = 1, y1 = 108, lwd = 1.5) #Add left segment from connecting line to WGBS
segments(x0 = 3, y0 = 111, x1 = 3, y1 = 108, lwd = 1.5) #Add right segment from connecting line to MBD-BSSeq
text("p = 0.004", x = 2, y = 113, cex = 1.2) #Add p-value

#dev.off() #Turn off plotting device
## ---- chunk 99
WGBSCpGType <- chisq.test(cbind(t(McapCpGTypeTotalPercents)[,1], t(PactCpGTypeTotalPercents)[,1]))
WGBSCpGType #The distribution of CpGs for WGBS is not significantly different between species
## ---- chunk 100
RRBSCpGType <- chisq.test(cbind(t(McapCpGTypeTotalPercents)[,2], t(PactCpGTypeTotalPercents)[,2]))
RRBSCpGType #The distribution of CpGs for WGBS is not significantly different between species
## ---- chunk 101
MBDCpGType <- chisq.test(cbind(t(McapCpGTypeTotalPercents)[,3], t(PactCpGTypeTotalPercents)[,3]))
MBDCpGType #The distribution of CpGs for WGBS is not significantly different between species
